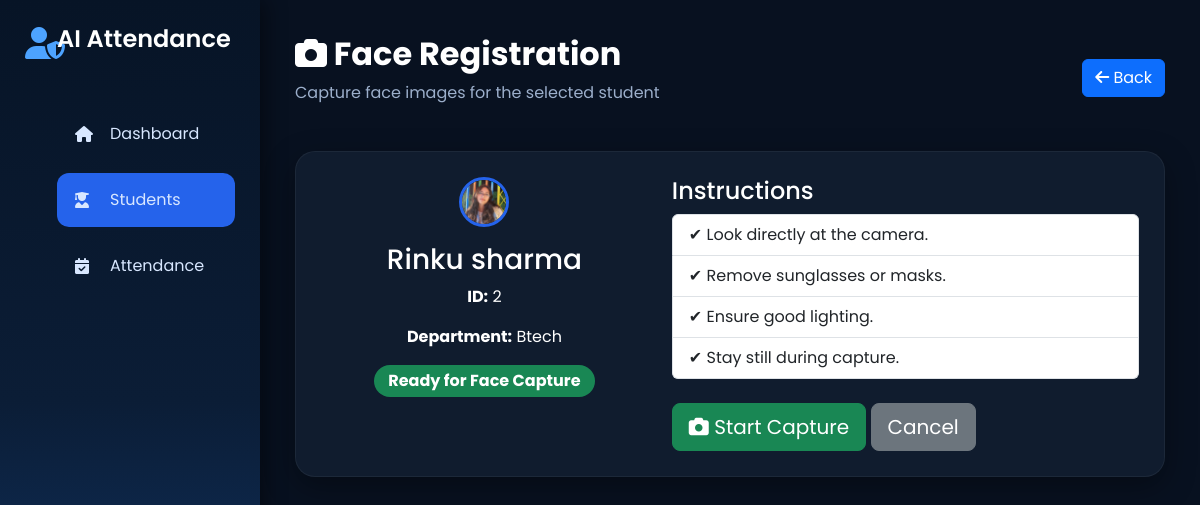
The app's page /capture_face/2 with its own data.
### tables this page shows
CREATE TABLE students(
    student_id INTEGER PRIMARY KEY,
    name TEXT,
    department TEXT,
    semester TEXT,
    section TEXT,
    email TEXT,
    phone TEXT
);

### app.py (the view)
@app.route("/capture_face/<int:student_id>")
def capture_face(student_id):
    conn = sqlite3.connect("database/attendance.db")
    cursor = conn.cursor()
    cursor.execute("""
        SELECT student_id, name, department
        FROM students
        WHERE student_id=?
    """, (student_id,))
    student = cursor.fetchone()
    conn.close()
    return render_template(
        "capture_face.html",
        student=student
    )

### templates/capture_face.html (shortened to what this page needs)
<!DOCTYPE html>
<html lang="en">
<head>
<link href="https://cdn.jsdelivr.net/npm/bootstrap@5.3.3/dist/css/bootstrap.min.css" rel="stylesheet">
<link href="https://cdnjs.cloudflare.com/ajax/libs/font-awesome/6.6.0/css/all.min.css" rel="stylesheet">
<link rel="stylesheet"
href="{{ url_for('static', filename='css/dashboard.css') }}">
</head>
<body>
<div class="sidebar">
<div class="logo">
<i class="fas fa-user-shield"></i>
<h2>AI Attendance</h2>
</div>
<ul>
<li><a href="/dashboard"><i class="fas fa-house"></i> Dashboard</a></li>
<li><a class="active" href="/students"><i class="fas fa-user-graduate"></i> Students</a></li>
<li><a href="/attendance"><i class="fas fa-calendar-check"></i> Attendance</a></li>
</ul>
</div>
<div class="main-content">
<div class="topbar">
<div>
<h2><i class="fas fa-camera"></i> Face Registration</h2>
<p>Capture face images for the selected student</p>
</div>
<a href="/registered_students" class="btn btn-primary">
<i class="fas fa-arrow-left"></i>
Back
</a>
</div>
<div class="panel mt-4">
<div class="row">
<div class="col-md-5 text-center">
<img src="{{ url_for('static', filename='images/default_user.png') }}"
class="student-photo mb-3">
<h3>{{ student[1] }}</h3>
<p><strong>ID:</strong> {{ student[0] }}</p>
<p><strong>Department:</strong> {{ student[2] }}</p>
<span class="badge bg-success fs-6">
Ready for Face Capture
</span>
</div>
<div class="col-md-7">
<h4>Instructions</h4>
<ul class="list-group">
<li class="list-group-item">✔ Look directly at the camera.</li>
<li class="list-group-item">✔ Remove sunglasses or masks.</li>
<li class="list-group-item">✔ Ensure good lighting.</li>
<li class="list-group-item">✔ Stay still during capture.</li>
</ul>
<div class="mt-4">
<a href="/start_capture/{{ student[0] }}"
class="btn btn-success btn-lg">
<i class="fas fa-camera"></i>
Start Capture
</a>
<a href="/registered_students"
class="btn btn-secondary btn-lg">
Cancel
</a>
</div>
</div>
</div>
</div>
</div>
</body>
</html>

### static/css/dashboard.css (style rules this page uses)
* { margin:0; padding:0; box-sizing:border-box; font-family:'Poppins',sans-serif; }
body { background:#081120; color:#fff; }
.sidebar { position:fixed; left:0; top:0; width:260px; height:100vh; background:linear-gradient(180deg,#071426,#0B1D36,#123C74); padding:25px; box-shadow:5px 0 20px rgba(0,0,0,.45); }
.logo { display:flex; align-items:center; gap:12px; margin-bottom:45px; }
.logo i { font-size:32px; color:#4DA3FF; }
.logo h2 { font-size:24px; font-weight:600; }
.sidebar ul { list-style:none; }
.sidebar ul li { margin:12px 0; }
.sidebar ul li a { display:flex; align-items:center; gap:15px; color:#D8E7FF; text-decoration:none; padding:15px 18px; border-radius:12px; transition:.3s; }
.sidebar ul li a.active { background:#2563EB; }
.sidebar i { width:20px; }
.main-content { margin-left:260px; padding:35px; }
.topbar { display:flex; justify-content:space-between; align-items:center; margin-bottom:30px; }
.topbar h2 { font-size:32px; font-weight:700; }
.topbar p { color:#9CAFCB; }
.panel { background:#101C2E; border-radius:20px; padding:25px; box-shadow:0 10px 30px rgba(0,0,0,.35); margin-bottom:25px; border:1px solid rgba(255,255,255,.05); }
.badge { padding:8px 14px; font-size:13px; border-radius:20px; }
.student-photo { width:50px; height:50px; border-radius:50%; object-fit:cover; border:3px solid #2563EB; }

### records on screen
students: name "Rinku sharma", student_id "2", department "Btech"
